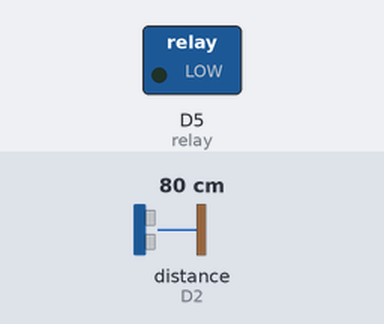
The sketch below on a simulated ESP8266 (Wemos D1 mini). On the bench: switched loads named in the sketch (green lamp = pin HIGH). Wiring (inferred from the names in the program): ultrasonic range finder: trigger D1; echo D2. The test bench sets the inputs (shaded band); at power-on: distance to the obstacle (sensor on D2) 80 cm. The echo pulse lasts 58.3 µs per cm; WiFi joins after 1.5 s; servers stay silent unless stated; the Firebase database answers and starts empty; pins used as bus, display or sensor lines are not drawn; what the sketch prints to the serial monitor is not drawn.

Above: at 0.1 s.
At 2.0 s:
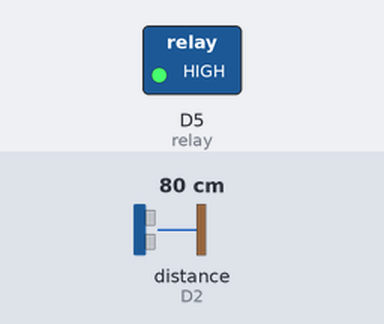
Timing chart, 0 to 3.5 s (numbered marks = the images above):
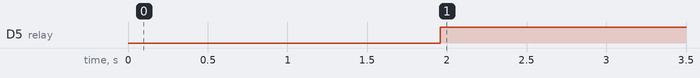

The sketch:

wemos_sr04_firebase.ino
```cpp
#include <FirebaseArduino.h>
#include <ESP8266WiFi.h>
#define trig D1     // chân trig của HC-SR04
#define echo D2     // chân echo của HC-SR04
#define relay D5

#define FIREBASE_HOST "ltn-bomnuoctudong.firebaseio.com"
#define FIREBASE_AUTH ""   //Không dùng xác thực nên giữ nguyên
#define WIFI_SSID "2A20"
#define WIFI_PASSWORD "quang123"


void setup() {
  // put your setup code here, to run once:
  Serial.begin(9600);
  pinMode(trig, OUTPUT);  // chân trig phát tín hiệu
  pinMode(echo, INPUT);   // chân echo nhận tín hiệu
  pinMode(relay, OUTPUT);

  WiFi.begin(WIFI_SSID, WIFI_PASSWORD);
  Serial.print("connecting");
  while (WiFi.status() != WL_CONNECTED) {
    Serial.print(".");
    delay(500);
  }
  Serial.println();
  Serial.print("connected: ");
  Serial.println(WiFi.localIP());
  Firebase.begin(FIREBASE_HOST, FIREBASE_AUTH);

}

void loop() {
  // put your main code here, to run repeatedly:
  unsigned long duration; // biến đo thời gian
  int distance;           // biến lưu khoảng cách
  int min, max;
  /* Phát xung từ chân trig */
  digitalWrite(trig, 0);  // tắt chân trig
  delayMicroseconds(2);
  digitalWrite(trig, 1);  // phát xung từ chân trig
  delayMicroseconds(5);   // xung có độ dài 5 microSeconds
  digitalWrite(trig, 0);  // tắt chân trig

  /* Tính toán thời gian */
  // Đo độ rộng xung HIGH ở chân echo.
  duration = pulseIn(echo, HIGH);
  // Tính khoảng cách đến vật.
  distance = int(duration / 2 / 29.412);
  Firebase.setFloat("current", distance);
  min = Firebase.getFloat("min");
  max = Firebase.getFloat("max");
  if (distance <= 10-max) {
    digitalWrite(relay, LOW);
  } else if (distance >= 10-min) {
    digitalWrite(relay, HIGH);
  }
  //digitalWrite(relay, distance >10);
  // Serial.println(digitalRead(relay)==1?"Bat":"Tat");
  Serial.println(distance);
  delay(200);
}
```

Measured:
- by itself, D5 (relay): LOW → HIGH at 2.0 s
